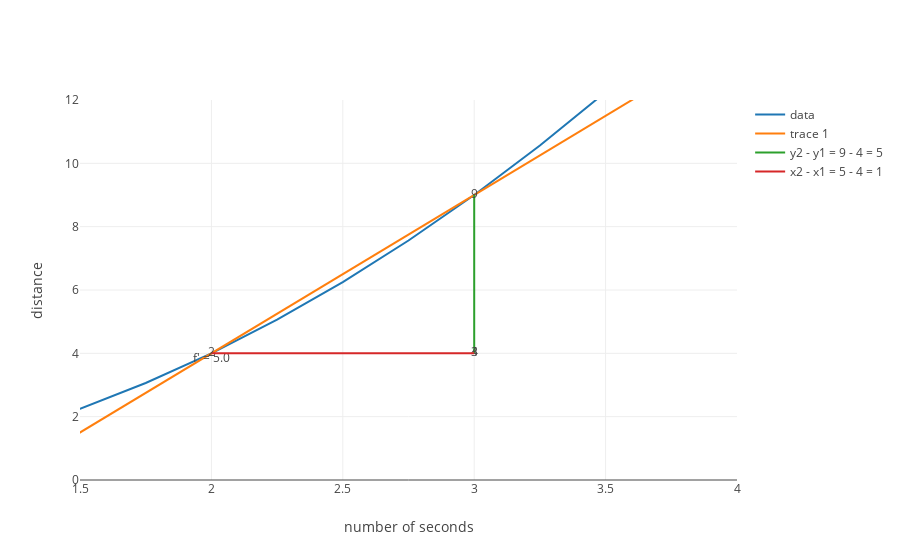

The notebook cell this image was saved under:
### Markdown cell above
* $f(3) = (3)^2 = 9$ is the output at x = 3 and 
* $f(2) = (2)^2 = 4$ is the output at x = 2 so 

$$f'(2) =  \frac{9 - 4}{1} = \frac{5}{1} = 5 $$

### Code cell
from graph import plot
x_squared = [(1, 2)]

x_squared_delta_traces = delta_traces(x_squared, 2, line_length = 4, delta_x = 1)

layout = build_layout(x_axis = {'title': 'number of seconds', 'range': [1.5, 4]}, y_axis = {'title': 'distance', 'range': [0, 12]})
plot([trace_x_squared, *x_squared_delta_traces ], layout)

### Figure 1 — Plotly figure (JSON) as saved in the notebook; plotly's stock layout.template omitted (floating-point values rounded to 4 significant figures)
{"data": [{"mode": "line", "name": "data", "text": [], "x": [0, 0.25, 0.5, 0.75, 1, 1.25, 1.5, 1.75, 2, 2.25, 2.5, 2.75, 3, 3.25, 3.5, 3.75, 4, 4.25, 4.5, 4.75, 5, 5.25, 5.5, 5.75, 6], "y": [0, 0.0625, 0.25, 0.5625, 1, 1.562, 2.25, 3.062, 4, 5.062, 6.25, 7.562, 9, 10.56, 12.25, 14.06, 16, 18.06, 20.25, 22.56, 25, 27.56, 30.25, 33.06, 36]}, {"mode": "text+lines", "text": ["", "f' = 5.0", ""], "textposition": "bottom", "x": [0, 2, 4], "y": [-6, 4, 14]}, {"mode": "lines+text", "name": "y2 - y1 = 9 - 4 = 5", "text": ["4", "9"], "x": [3, 3], "y": [4, 9]}, {"mode": "lines+text", "name": "x2 - x1 = 5 - 4 = 1", "text": ["2", "3"], "x": [2, 3], "y": [4, 4]}], "layout": {"xaxis": {"range": [1.5, 4], "title": "number of seconds"}, "yaxis": {"range": [0, 12], "title": "distance"}}}
